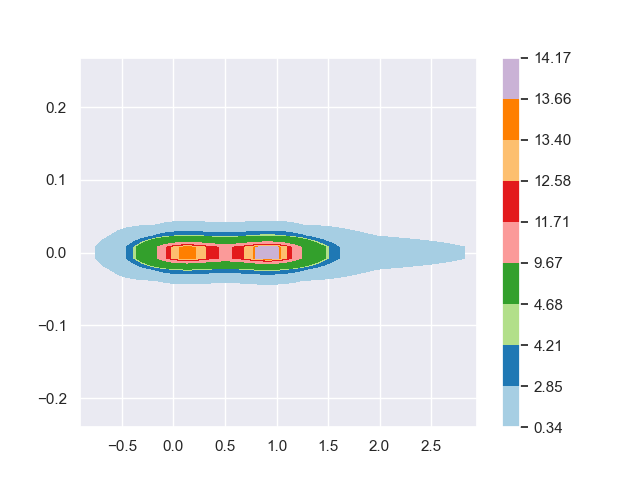

Reproduce this figure in Python.
# mport matplotlib.pyplot as plt
import csv
import matplotlib.pyplot as plt
import seaborn as sns
import matplotlib.pyplot as plt

sns.set()

TotalFile = open("total2.csv","r",encoding="utf-8")
Total_reader = csv.reader(TotalFile)

bjy=[]
gjy=[]
rg=[]
rb=[]

for item in Total_reader:
    # if flag==0:
    #     flag=1
    #     continue
    # else:
        bjy.append(eval(item[12]))
        gjy.append(eval(item[13]))
        rg.append(eval(item[5]))
        rb.append(eval(item[8]))

# print(bjy)
#sns.kdeplot(x=rg,y=gjy,shade=True)
#sns.kdeplot(x=rb,y=bjy,shade=True,colors=sns.color_palette('Paired'),cbar=True)
sns.kdeplot(x=rg,y=gjy,shade=True,colors=sns.color_palette('Paired'),cbar=True)
plt.show()
